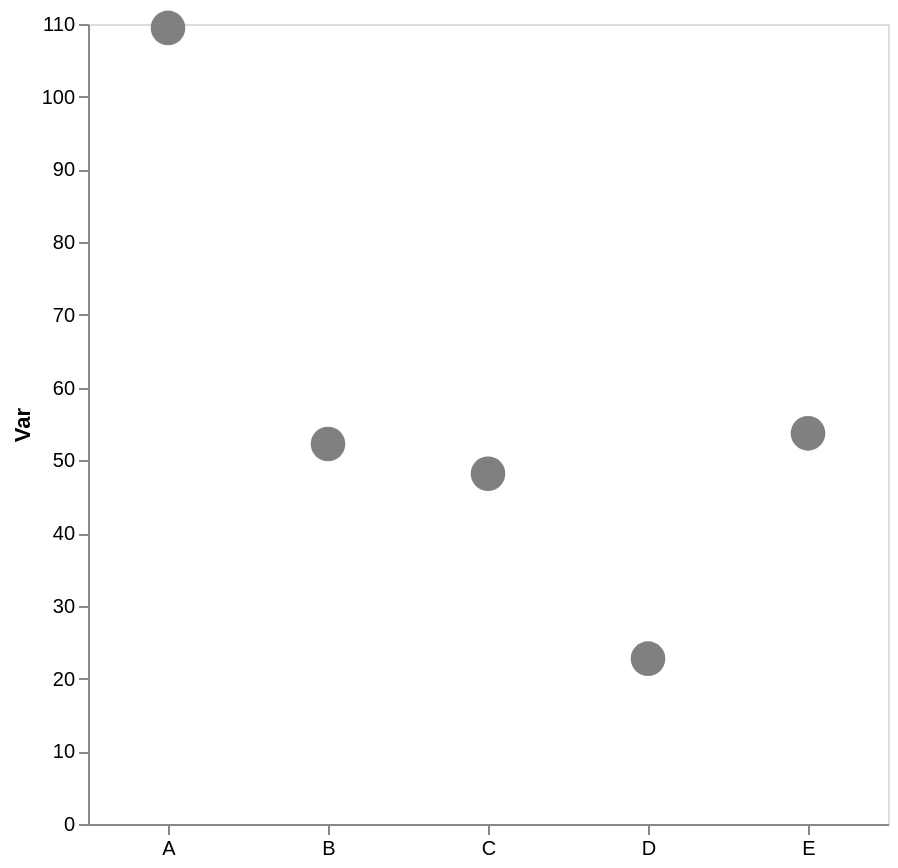

Write a Vega-Lite specification for this figure.
### Vega-Lite specification from a JSON file in a GitHub repository (floating-point values rounded to 4 significant figures)
{"config": {"view": {"continuousWidth": 300, "continuousHeight": 300}, "axis": {"grid": false}, "bar": {"color": "gray"}}, "data": {"name": "data-a2d0720f4d6c12c92c890e0124d50a65"}, "mark": {"type": "point", "color": "gray", "filled": true, "size": 300}, "encoding": {"x": {"axis": {"labelAngle": 0, "title": null}, "field": "cat", "type": "nominal"}, "y": {"aggregate": "mean", "axis": {"title": "Var"}, "field": "var1", "type": "quantitative"}}, "height": 400, "width": 400, "$schema": "https://vega.github.io/schema/vega-lite/v5.17.0.json", "datasets": {"data-a2d0720f4d6c12c92c890e0124d50a65": [{"cat": "C", "var1": 42.31, "var2": 34.96}, {"cat": "D", "var1": 19.2, "var2": 45.31}, {"cat": "D", "var1": 26.27, "var2": 57.06}, {"cat": "A", "var1": 109.5, "var2": 45.57}, {"cat": "E", "var1": 46.26, "var2": 47.26}, {"cat": "B", "var1": 52.77, "var2": 35.85}, {"cat": "E", "var1": 44.55, "var2": 59.05}, {"cat": "E", "var1": 63.3, "var2": 44.54}, {"cat": "C", "var1": 64.45, "var2": 55.7}, {"cat": "E", "var1": 60.74, "var2": 63.22}, {"cat": "B", "var1": 51.74, "var2": 65.46}, {"cat": "C", "var1": 37.73, "var2": 53.9}]}}
